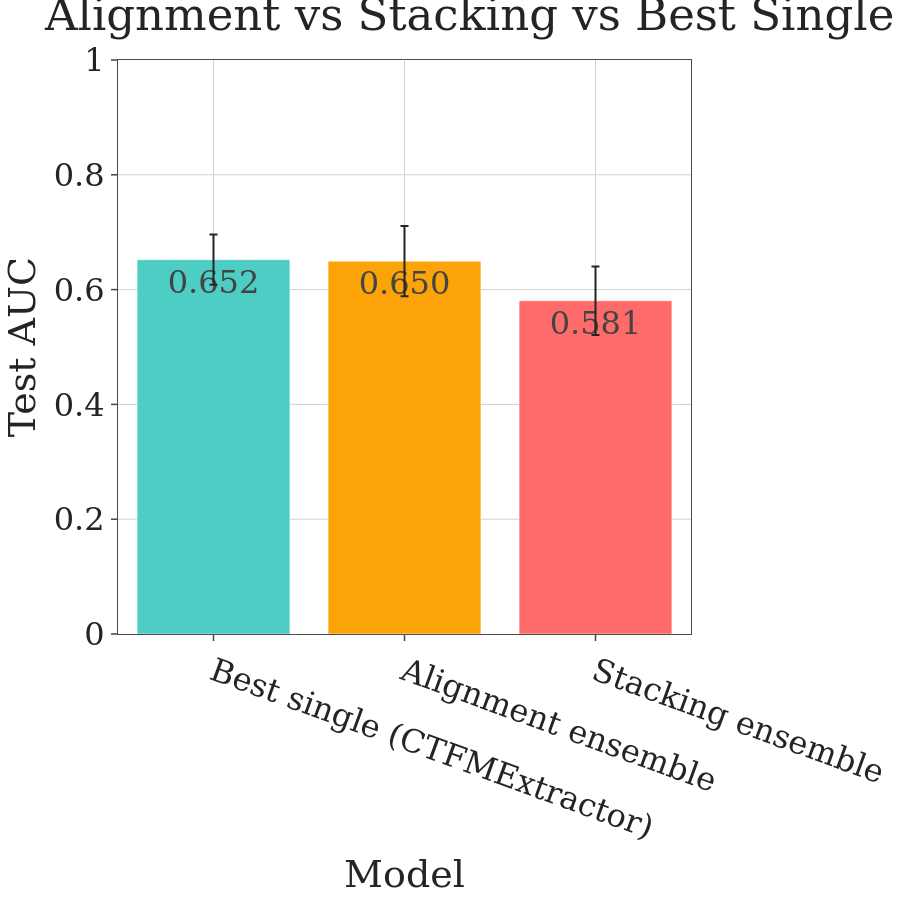

The notebook cell saved with this chart:
### Code cell
# Compare ensembles against best single model
if 'ensemble_mean' not in globals() or 'stacking_mean' not in globals():
    raise RuntimeError("Run alignment and stacking sections first.")

best_single_name = best_model_name
best_single_mean = best_model_score
best_single_ci = 1.96 * np.std(individual_ensemble_scores[best_single_name], ddof=1) / np.sqrt(len(individual_ensemble_scores[best_single_name]))

labels = [f"Best single ({best_single_name})", "Alignment ensemble", "Stacking ensemble"]
means = [best_single_mean, ensemble_mean, stacking_mean]
errors = [best_single_ci, ensemble_ci, stacking_ci]
colors = ['#4ECDC4', '#FCA308', '#FF6B6B']

fig = go.Figure()
fig.add_trace(go.Bar(
    x=labels,
    y=means,
    error_y=dict(type='data', array=errors),
    marker_color=colors,
    text=[f"{m:.3f}" for m in means],
    textposition='auto'
))

apply_r_style(fig, font_size=32)
fig.update_layout(
    title='Alignment vs Stacking vs Best Single',
    xaxis_title='Model',
    yaxis_title='Test AUC',
    height=FIG_SIZE,
    width=FIG_SIZE,
    template='simple_white',
    xaxis_tickangle=20
)
fig.update_yaxes(range=[0, 1.0])
fig.write_image(PLOTS_DIR / f"{DATASET_SLUG}_ensemble_comparison.png")

fig.show()

print(f"Stacking uplift over best single: {stacking_mean - best_single_mean:+.4f}")
print(f"Stacking uplift over alignment ensemble: {stacking_mean - ensemble_mean:+.4f}")

### Figure 1 — Plotly figure (JSON) as saved in the notebook; plotly's stock layout.template omitted (floating-point values rounded to 4 significant figures)
{"data": [{"error_y": {"array": [0.04372, 0.06125, 0.05974], "type": "data"}, "marker": {"color": ["#4ECDC4", "#FCA308", "#FF6B6B"]}, "text": ["0.652", "0.650", "0.581"], "textposition": "auto", "type": "bar", "x": ["Best single (CTFMExtractor)", "Alignment ensemble", "Stacking ensemble"], "y": [0.6521, 0.6496, 0.5806]}], "layout": {"font": {"family": "DejaVu Serif", "size": 32}, "height": 900, "margin": {"b": 60, "l": 60, "r": 40, "t": 60}, "paper_bgcolor": "white", "plot_bgcolor": "white", "title": {"text": "Alignment vs Stacking vs Best Single"}, "width": 900, "xaxis": {"gridcolor": "#D0D0D0", "linecolor": "#4B4B4B", "mirror": true, "showgrid": true, "tickangle": 20, "ticklen": 6, "ticks": "outside", "tickwidth": 1.5, "title": {"text": "Model"}, "zeroline": false}, "yaxis": {"gridcolor": "#D0D0D0", "linecolor": "#4B4B4B", "mirror": true, "range": [0, 1.0], "showgrid": true, "ticklen": 6, "ticks": "outside", "tickwidth": 1.5, "title": {"text": "Test AUC"}, "zeroline": false}}}
